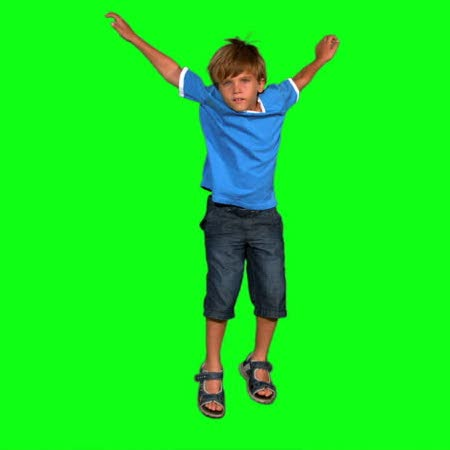
#> input picture 5.1/kid-green.jpg, 450 x 450 px, found by its file name
$ python invert.py
#> lines starting #> are read from the running program, lines starting #| are printed output that depends on the picture
from PIL import Image

image_green = Image.open("5.1/kid-green.jpg").load()
image_beach = Image.open("5.1/beach.jpg").load()
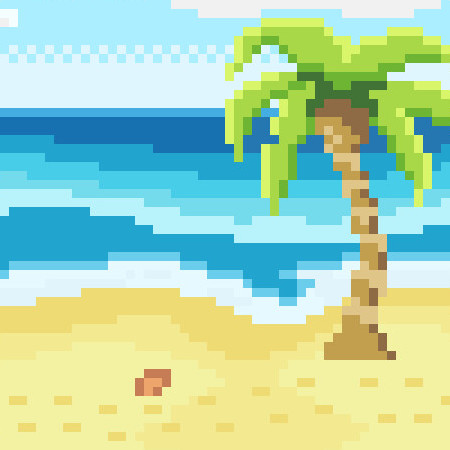
#> input picture 5.1/beach.jpg, 450 x 450 px, found by its file name

image_output = Image.open("5.1/kid-green.jpg")
#> image_output is the input picture: PIL image 450x450 RGB; mean R, G, B 23.4, 232.5, 32.8

width = image_output.width
#> width = 450
height = image_output.height
#> height = 450

imgr = 0
imgg = 0
imgb = 0

for i in range(width):
    for x in range(height):
        imgr = image_green[i, x][0]
        imgg = image_green[i, x][1]
        imgb = image_green[i, x][2]
        xy = (i, x)
        image_output.putpixel(xy, (255-imgr, 255-imgg, 255-imgb))
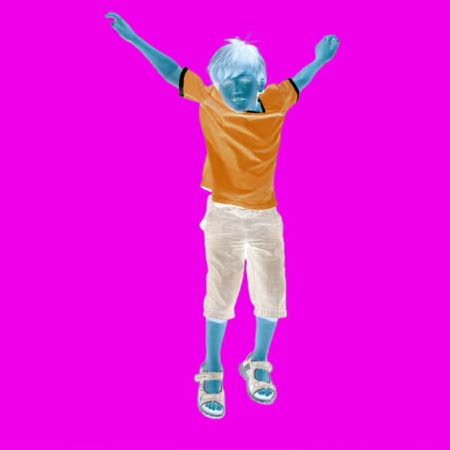
#> image_output: PIL image 450x450 RGB; mean R, G, B 231.6, 22.5, 222.2

image_output.save("output.jpg")
image_output.show()
